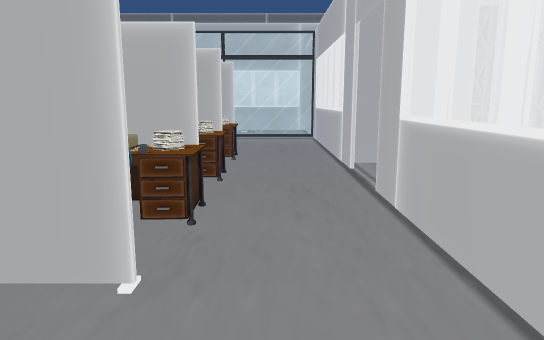
View 1 (above)

24 first-person views from a walk through a scene from a Unity 3-D project. The camera is 1.4 m above the floor, tilts 10° down and sees 70° across. Doors are open. The floor is counted in squares, 1 m on a side. Each view is taken from the middle of a square. On the plan, view 1 faces up. The plan holds only what a view shows up to about 16 squares ahead; the rest is blank. The place goes on beyond the plan. The player is left out. Some surface patterns are stand-ins.

View 2
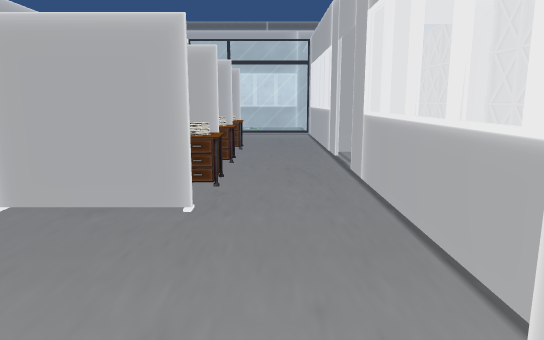

View 3
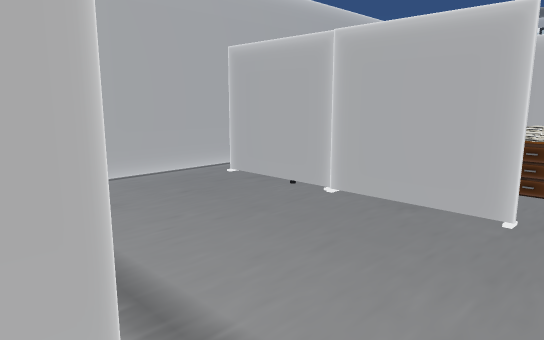

View 4
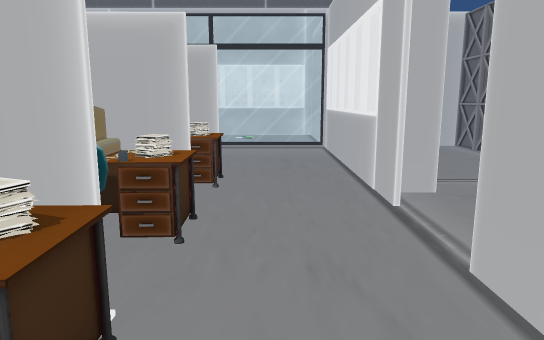

View 5
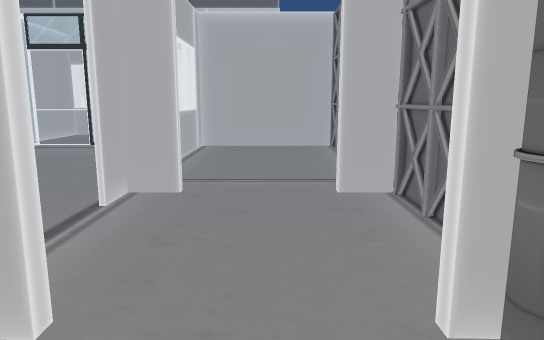

View 6
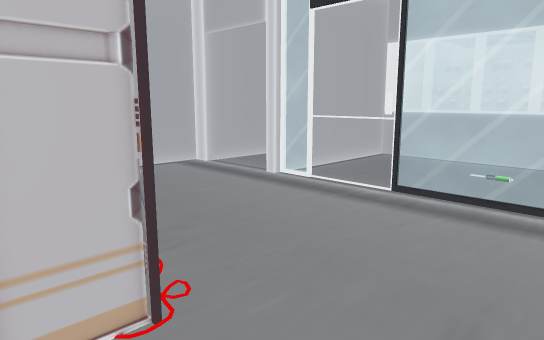

View 7
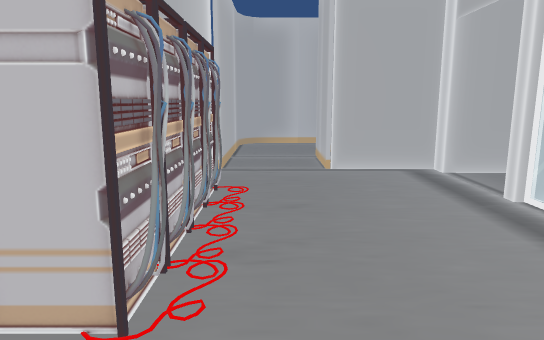

View 8
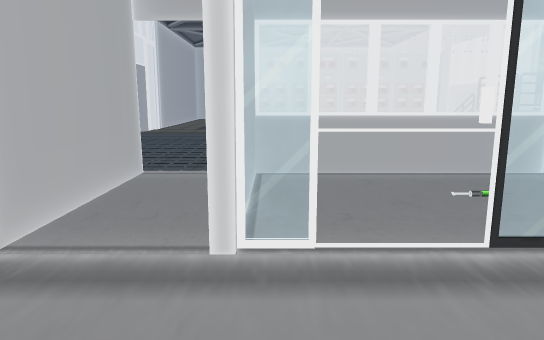

View 9
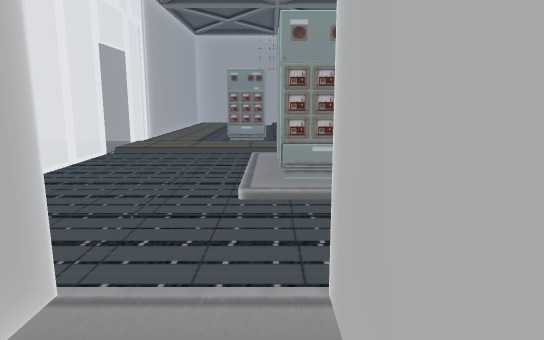

View 10
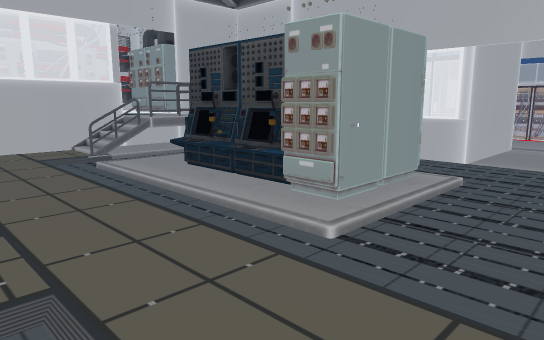

View 11
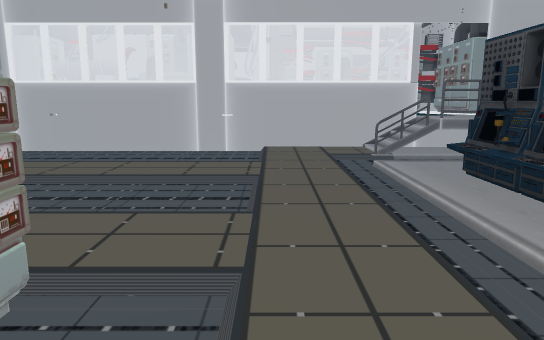

View 12
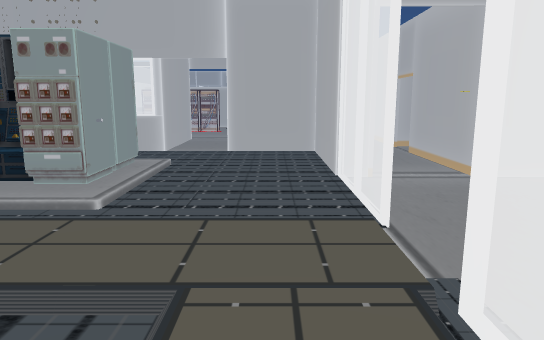

View 13
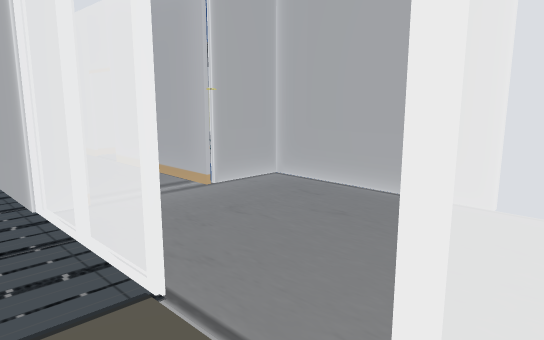

View 14
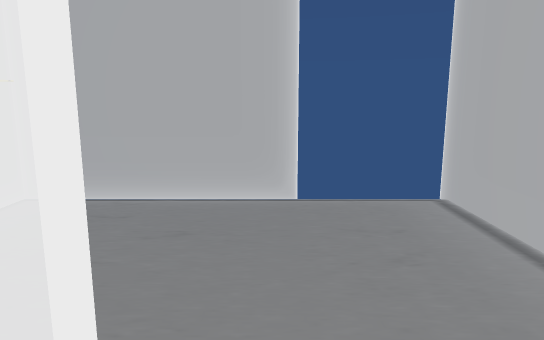

View 15
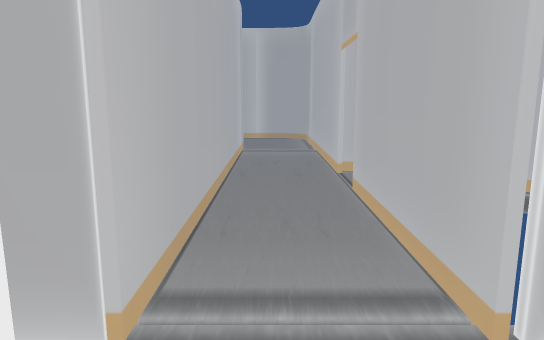

View 16
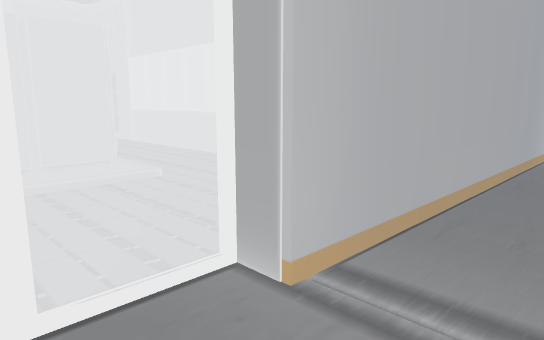

View 17
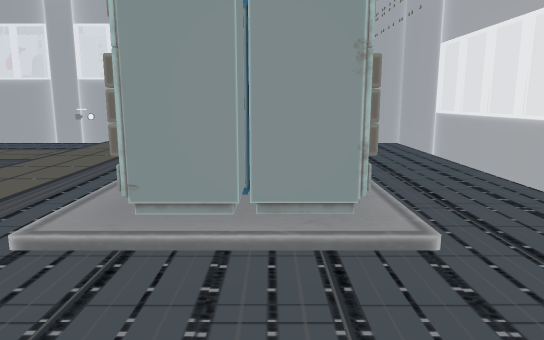

View 18
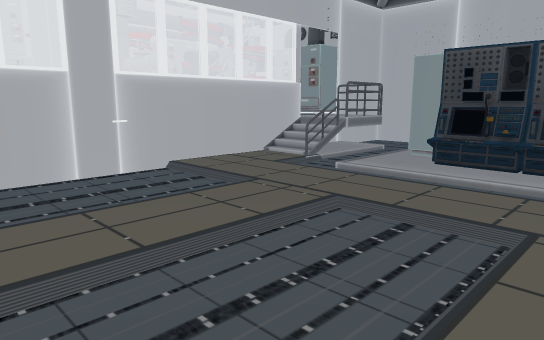

View 19
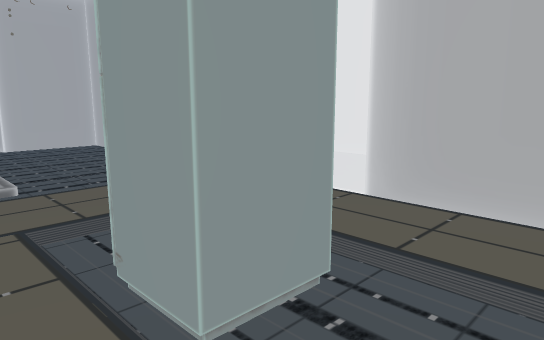

View 20
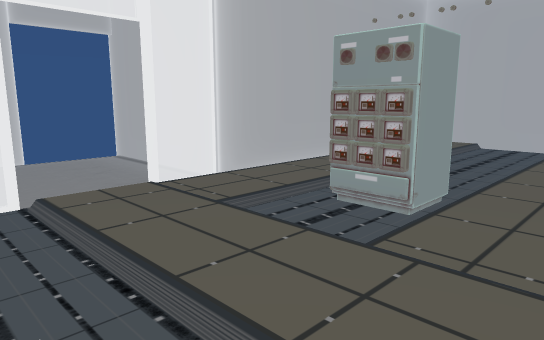

View 21
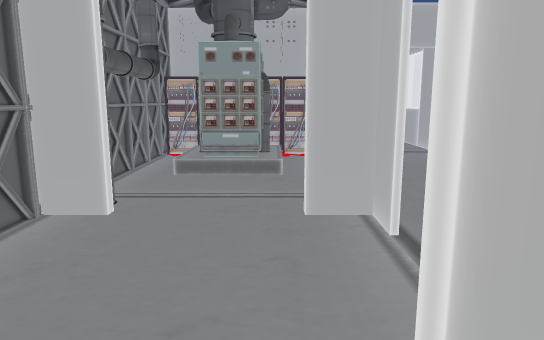

View 22
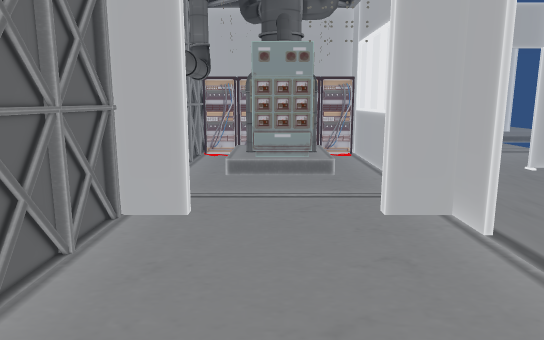

View 23
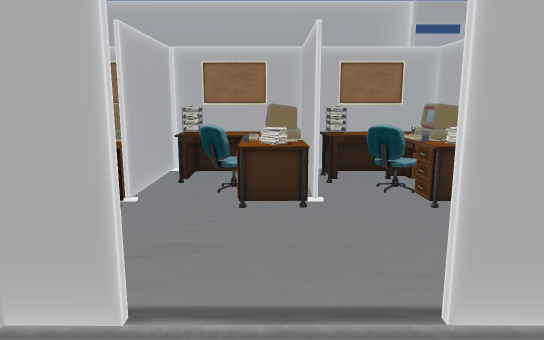

View 24
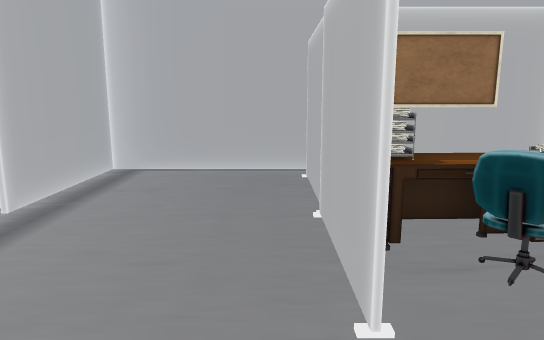

### Floor plan
Key: @ floor where view 1 was taken; # wall or solid block; . main floor; : floor 0.25 m higher than the main floor; / step, stairs or slope; D open door; = window, fence, low wall or low ledge; F fence; T thing the floor can be seen under or through; M machine; O other object.
Columns run from 14 left of view 1 to 6 right of it. Each row starts with its distance up from view 1.
 34      #   .:  .:O  #
 33      #:...: ..::..#
 32      #:###:...::..#
 31 D#####:###:...::..#
 30 D..../:...:...::..#
 29 D...DD::::::::::::#
 28 #...DD::::::::::::#
 27 #....T...........:#
 26 #....T...O#:::::.F#
 25 #....T...##MMM::.F#
 24 ##DDD....#######.FD#
 23   #.##...#######.FF#
 22   #.##............##
 21   #.##............##
 20   D.####DD#########
 19  .D.#  #..#.....#
 18  #D.#  #..#.....#
 17   #.#  #..#.....#
 16   #.#  #DD=DD===#####
 15   #.#  #DD......#...#
 14   #.####........#...#
 13   #..##D........=...#
 12   #....D........=...#
 11   #####D.OOOOO..=...#
 10            ###..#...#
  9            OOO..#DDD#
  8            O....D...#
  7            OOO..D...#
  6            OO...D...#
  5            #O#..#DDO#
  4        #   OOO..=...#
  3        #.#OOO#..#...#
  2        #........=O#.#
  1        #........= O.#
  0        #......@.#OOO#
 -1        ####DDDD#OOOO#
 -2            .#..
 -3             =
 -4             =

Positions as (right, up) in squares from view 1, and headings:
1: (0, 0), facing up
2: (0, -2), facing up
3: (0, -2), facing up-left
4: (0, 3), facing up
5: (4, 3), facing up
6: (1, 10), facing up-left
7: (1, 12), facing left
8: (-4, 12), facing up
9: (-5, 17), facing up
10: (-8, 30), facing down-right
11: (-8, 29), facing right
12: (-8, 32), facing down
13: (-8, 30), facing down-left
14: (-8, 28), facing left
15: (-11, 26), facing down
16: (-12, 26), facing down-right
17: (-9, 24), facing right
18: (-4, 34), facing down-right
19: (-4, 34), facing down-left
20: (-3, 26), facing up-left
21: (3, 10), facing down
22: (4, 10), facing down
23: (4, 7), facing left
24: (1, 2), facing left
